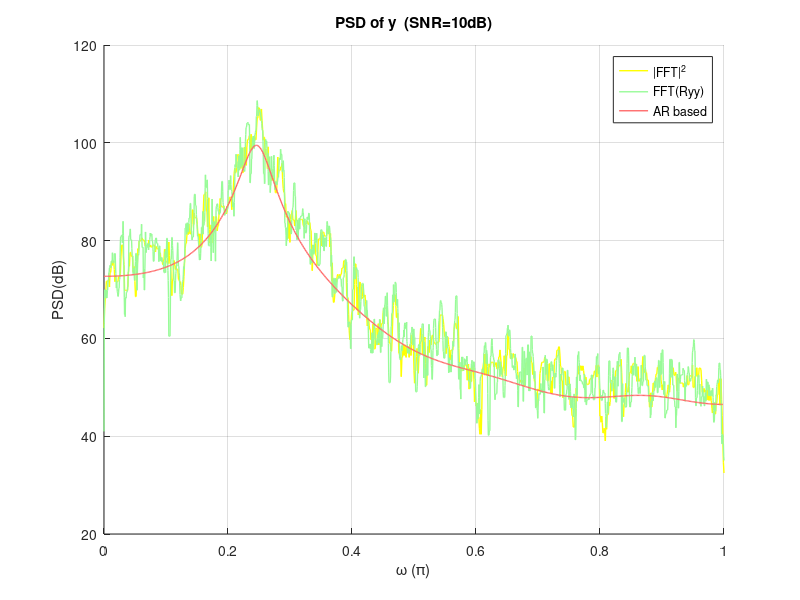
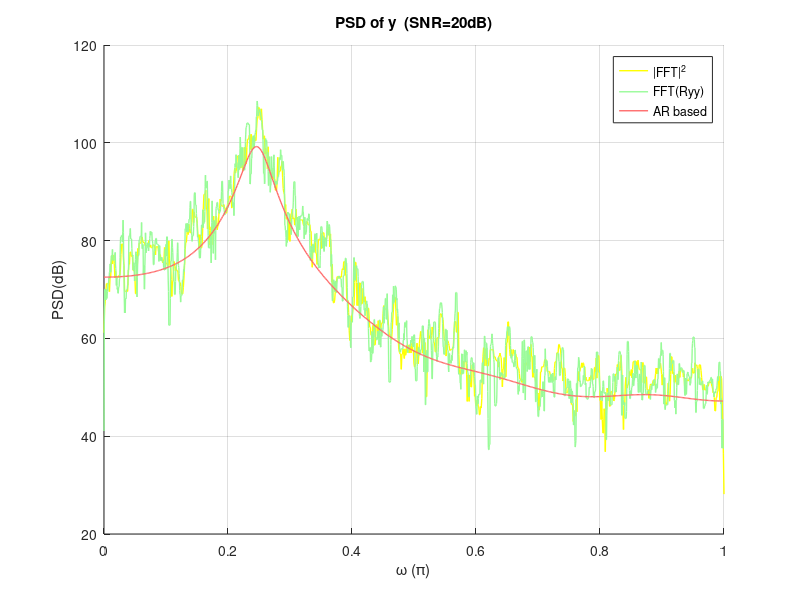

Here is the MATLAB script that generated these plots, in order: (Note: this script raises an error after producing the figures.)
%%
% Practice1 Task3: Acquire Power Spectrum in three methods

% Course: Random Signal Analysis, Professor Dai
% Author: Xiu Shengjie, 16308125
% School of Electronics and Information Technology, SYSU
% Date: 5/29/2019

%% fields
clear
close all

%% 1. Input: Gaussian
x =wgn(2048, 1,0);

%% 2. Channel: zero-pole -> rational transfer function
z = [];
p = [0.65+0.65i,0.65-0.65i];
k = 1;
[b, a] = zp2tf(z,p,k);

%% 3. Input goes through Channel
y = filter(b, a, x);

for SNR =[10, 20]
y = awgn(y, SNR);

%% Method1: |FFT|^2
y_fft = abs(fft(y));
y_PSD_1 = y_fft.^2;
y_PSD_1 = y_PSD_1(1:floor(length(y_PSD_1)/2)+1);
y_PSD_1_smooth = medfilt1(y_PSD_1, 10);

w1 = (0 : 1/(length(y_PSD_1)-1) : 1);


%% Method2: FFT(Ryy)
Ryy = xcorr(y, y);
y_PSD_2 = abs(fft(Ryy));
y_PSD_2 = y_PSD_2(1:floor(length(y_PSD_2)/2)+1);
y_PSD_2_smooth = medfilt1(y_PSD_2, 10);

w2 = (0 : 1/(length(y_PSD_2)-1) : 1);


%% Method3: AR based estimation
a_AR = arburg(y, 10);  % burg method

[h_AR,w3] = freqz(1, a_AR);  % frequency response for visualization
y_PSD_3 = (abs(h_AR) * mean(medfilt1(abs(fft(x)), 10))).^2;  % latter is average white noise PSD of x

%% plot
figure(SNR)
hold on
grid on
plot(w1, 20*log10(y_PSD_1_smooth), 'color',[255 255 0]/255,'LineWidth', 1);
plot(w2, 20*log10(y_PSD_2_smooth), 'color',[152 251 152]/255, 'LineWidth', 1);
plot(w3/pi,20*log10(y_PSD_3), 'color',[	255 106 106]/255, 'LineWidth', 1);
ylim([20, 120])
legend('|FFT|^2', 'FFT(Ryy)', 'AR based')
xlabel('\omega (\pi)')
ylabel('PSD(dB)')
title(['PSD of y' , '  (SNR=', num2str(SNR), 'dB)'] )
hold off

end

figure(polezero)
fvtool(b,a,'Analysis','polezero')